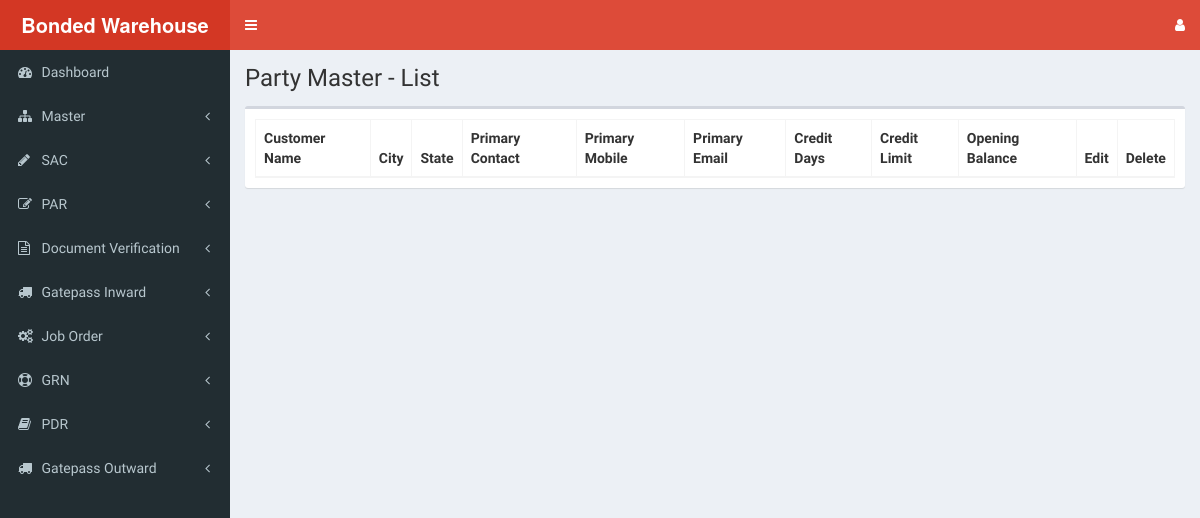
/master/party-master-view.php, run on an earlier commit of the app's database.
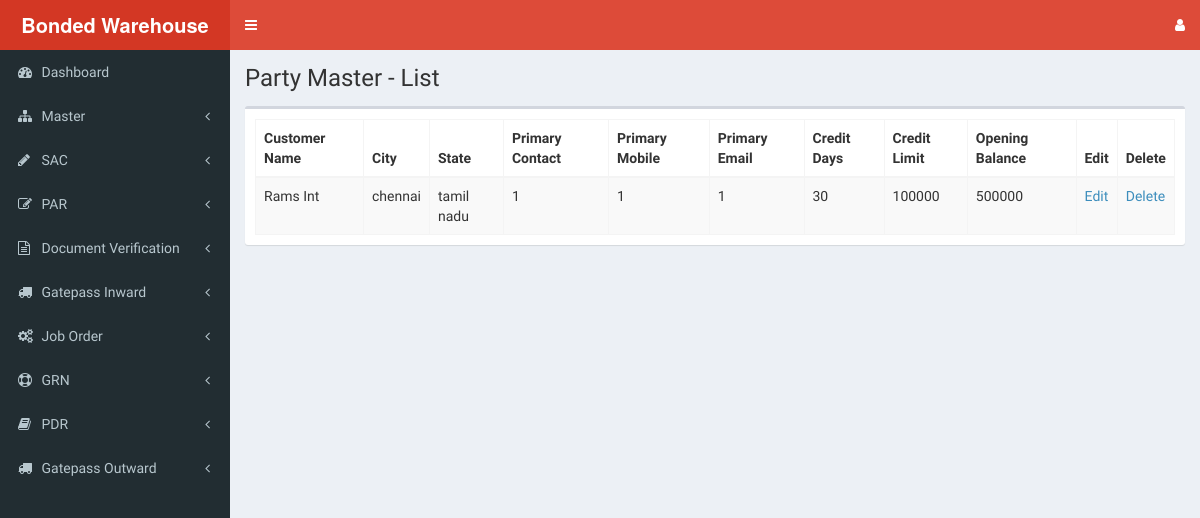
And on a later commit of the database.
### tables this page shows
CREATE TABLE `party_master` (
  `pm_id` int(11) NOT NULL,
  `pm_uuid` varchar(255) NOT NULL,
  `pm_customerName` varchar(150) DEFAULT NULL,
  `pm_type` varchar(100) NOT NULL,
  `pm_subtype` varchar(100) NOT NULL,
  `pm_address1` varchar(200) DEFAULT NULL,
  `pm_address2` varchar(200) NOT NULL,
  `pm_cityTown` varchar(150) DEFAULT NULL,
  `pm_state` varchar(150) DEFAULT NULL,
  `pm_pin` int(100) DEFAULT NULL,
  `pm_landline` varchar(150) DEFAULT NULL,
  `pm_fax` varchar(150) DEFAULT NULL,
  `pm_sales` varchar(150) DEFAULT NULL,
  `pm_servicesTax` varchar(150) DEFAULT NULL,
  `pm_licence` varchar(150) DEFAULT NULL,
  `pm_tan` varchar(150) DEFAULT NULL,
  `pm_pan` varchar(150) DEFAULT NULL,
  `pm_doc` varchar(150) DEFAULT NULL,
  `pm_sd` varchar(150) DEFAULT NULL,
  `pm_inactive` date DEFAULT NULL,
  `pm_primaryContact` varchar(150) DEFAULT NULL,
  `pm_primaryContactMobile` varchar(150) DEFAULT NULL,
  `pm_primaryContactEmail` varchar(200) DEFAULT NULL,
  `pm_secondaryContact` varchar(150) DEFAULT NULL,
  `pm_secondaryContactMobile` varchar(150) DEFAULT NULL,
  `pm_secondaryContactEmail` varchar(200) DEFAULT NULL,
  `pm_tertiaryContact` varchar(150) NOT NULL,
  `pm_tertiaryContactMobile` varchar(150) NOT NULL,
  `pm_tertiaryContactEmail` varchar(150) NOT NULL,
  `pm_ccd` varchar(200) DEFAULT NULL,
  `pm_ccLimit` varchar(150) DEFAULT NULL,
  `pm_ccBalance` varchar(150) DEFAULT NULL,
  `created_date` timestamp NOT NULL DEFAULT CURRENT_TIMESTAMP,
  `pm_active_status` enum('YES','NO') DEFAULT 'YES'
);

### master/party-master-view.php (the view, shortened to what this page needs)
<?php
  include('../header.php');
  include('../sidebar.php');
?>
<div class="content-wrapper">
  <section class="content-header">
    <h1>
      Party Master - List
    </h1>
  </section>
  <section class="content">
    <div class="box">
      <div class="box-body">
        <table id="party_table" class="table table-bordered table-striped">
          <thead>
          <tr>
            <th>Customer Name</th>
            <th>City</th>
            <th>State</th>
            <th>Primary Contact</th>
            <th>Primary Mobile</th>
            <th>Primary Email</th>
            <th>Credit Days</th>
            <th>Credit Limit</th>
            <th>Opening Balance</th>
            <th>Edit</th>
            <th>Delete</th>
          </tr>
          </thead>
          <tbody>
            <?php
              $query = "SELECT * FROM party_master WHERE pm_active_status = 'yes'";
              $result = mysqli_query($dbc, $query);
              if(mysqli_num_rows($result) > 0){
                while ($row = mysqli_fetch_assoc($result)) {
                  echo '<tr>';
                    echo '<td>'.$row['pm_customerName'].'</td>';
                    echo '<td>'.$row['pm_cityTown'].'</td>';
                    echo '<td>'.$row['pm_state'].'</td>';
                    echo '<td>'.$row['pm_primaryContact'].'</td>';
                    echo '<td>'.$row['pm_primaryContactMobile'].'</td>';
                    echo '<td>'.$row['pm_primaryContactEmail'].'</td>';
                    echo '<td>'.$row['pm_ccd'].'</td>';
                    echo '<td>'.$row['pm_ccLimit'].'</td>';
                    echo '<td>'.$row['pm_ccBalance'].'</td>';
                    echo '<td><a href="party-master-edit.php?pm_id='.$row['pm_id'].'">Edit</a></td>';
                    echo '<td><a onclick="deleteParty('.$row['pm_id'].')">Delete</a></td>';
                  echo '</tr>';
                }
              }
            ?>
          </tbody>
        </table>
      </div>
      </div>
    </div>
</div>
<?php
  include('../footer.php');
?>

### header.php (shortened to what this page needs)
<!DOCTYPE html>
<html>
<head>
  <link rel="stylesheet" href="<?php echo LIBRARYURL; ?>/css/bootstrap.min.css">
  <link rel="stylesheet" href="https://cdnjs.cloudflare.com/ajax/libs/font-awesome/4.5.0/css/font-awesome.min.css">
  <link rel="stylesheet" href="https://cdnjs.cloudflare.com/ajax/libs/ionicons/2.0.1/css/ionicons.min.css">
  <link rel="stylesheet" href="<?php echo LIBRARYURL; ?>/css/AdminLTE.min.css">
  <link rel="stylesheet" href="<?php echo LIBRARYURL; ?>/css/skins/_all-skins.min.css">
  <link rel="stylesheet" href="<?php echo LIBRARYURL; ?>/plugins/datepicker/datepicker.css">
  <link rel="stylesheet" href="<?php echo LIBRARYURL; ?>/plugins/datepicker/bootstrap-datepicker.min.css">
  <link rel="stylesheet" href="<?php echo LIBRARYURL; ?>/plugins/datatables/dataTables.bootstrap.css">
  <link rel="stylesheet" href="<?php echo LIBRARYURL; ?>/plugins/jQueryUI/jquery-ui.min.css">
</head>
<body class="hold-transition skin-red sidebar-mini">
<div class="wrapper">
  <header class="main-header">
    <a href="#" class="logo">
      <span class="logo-lg"><b> Bonded Warehouse </b></span>
    </a>
    <nav class="navbar navbar-static-top">
      <a href="#" class="sidebar-toggle" data-toggle="offcanvas" role="button">
      </a>
      <div class="navbar-custom-menu">
        <ul class="nav navbar-nav">
          <li class="dropdown">
              <a class="dropdown-toggle" data-toggle="dropdown" href="#">
                <i class="fa fa-user fa-x"></i>
              </a>
          </li>
        </ul>
      </div>
    </nav>
  </header>

### sidebar.php (shortened to what this page needs)
<aside class="main-sidebar">
  <section class="sidebar">
    <ul class="sidebar-menu">
      <li class="treeview">
        <a href="<?php echo HOMEURL; ?>/dashboard/dashboard.php">
          <i class="fa fa-dashboard"></i> <span>Dashboard</span>
        </a>
      </li>
      <li class="treeview">
        <a href="#">
          <i class="fa fa-sitemap"></i> <span>Master</span>
          <span class="pull-right-container">
            <i class="fa fa-angle-left pull-right"></i>
          </span>
        </a>
      </li>
      <li class="treeview">
        <a href="#">
          <i class="fa fa-pencil"></i> <span>SAC</span>
          <span class="pull-right-container">
            <i class="fa fa-angle-left pull-right"></i>
          </span>
        </a>
      </li>
      <li class="treeview">
        <a href="#">
          <i class="fa fa-edit"></i> <span>PAR</span>
          <span class="pull-right-container">
            <i class="fa fa-angle-left pull-right"></i>
          </span>
        </a>
          </li>
        </ul>
      <li class="treeview">
        <a href="#">
          <i class="fa fa-file-text-o"></i> <span>Document Verification</span>
          <span class="pull-right-container">
            <i class="fa fa-angle-left pull-right"></i>
          </span>
        </a>
      </li>
      <li class="treeview">
        <a href="#">
          <i class="fa fa-truck"></i> <span>Gatepass Inward</span>
          <span class="pull-right-container">
            <i class="fa fa-angle-left pull-right"></i>
          </span>
        </a>
      </li>
      <li class="treeview">
        <a href="#">
          <i class="fa fa-gears"></i> <span>Job Order</span>
          <span class="pull-right-container">
            <i class="fa fa-angle-left pull-right"></i>
          </span>
        </a>
      </li>
      <li class="treeview">
        <a href="#">
          <i class="fa fa-support"></i> <span>GRN</span>
          <span class="pull-right-container">
            <i class="fa fa-angle-left pull-right"></i>
          </span>
        </a>
      </li>
      <li class="treeview">
        <a href="#">
          <i class="fa fa-book"></i> <span>PDR</span>
          <span class="pull-right-container">
            <i class="fa fa-angle-left pull-right"></i>
          </span>
        </a>
      </li>
      <li class="treeview">
        <a href="#">
          <i class="fa fa-truck"></i> <span>Gatepass Outward</span>
          <span class="pull-right-container">
            <i class="fa fa-angle-left pull-right"></i>
          </span>
        </a>
      </li>
  </section>
</aside>

What changed in the data, as far as the page shows it:
added party_master: pm_customerName "Rams Int", pm_cityTown "chennai", pm_state "tamil nadu", pm_primaryContact "1", pm_primaryContactMobile "1", pm_primaryContactEmail "1", pm_ccd "30", pm_ccLimit "100000", pm_ccBalance "500000"
